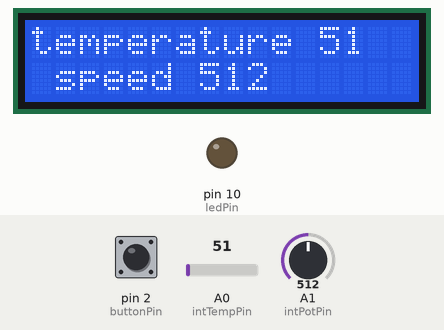
This sketch was run on a simulated Arduino Uno, built with avr-gcc and run on an emulated ATmega328P. Shown: 16×2 character LCD, output pins drawn as LEDs (lit = HIGH). The inputs (shaded band) are chosen by the test bench; at power-on: pin 2 (buttonPin) LOW, A0 (intTempPin) = 51, A1 (intPotPin) = 512. Storage starts empty.

Above: at 1.3 s.
1.4 s: pin 2 (buttonPin) pulled HIGH for 1.25 s
At 2.41 s:
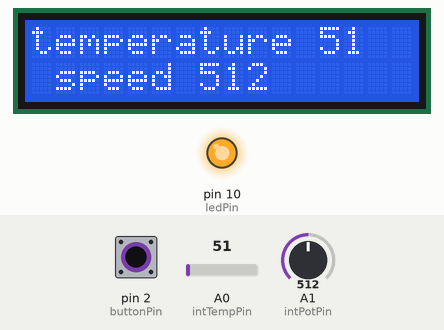
4.1 s: A0 (intTempPin) set to 61
At 5.9 s:
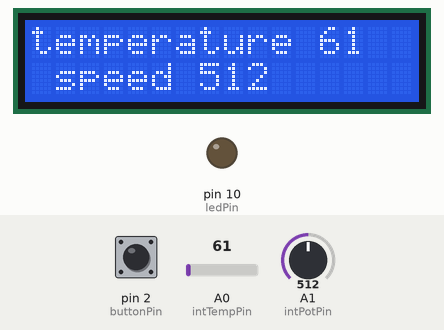
6.2 s: A1 (intPotPin) set to 716
At 7.6 s:
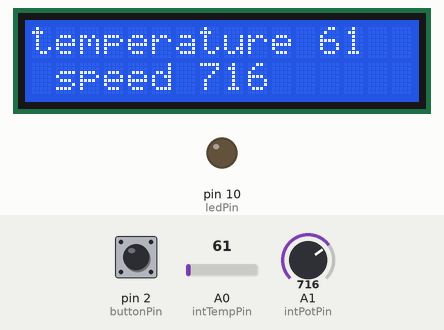
8.2 s: A0 (intTempPin) set to 71
At 9.2 s:
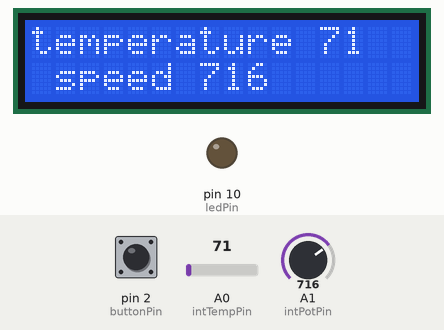
10.3 s: A1 (intPotPin) set to 900
At 12.1 s:
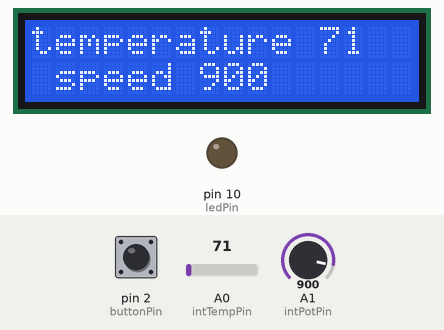
12.4 s: A0 (intTempPin) set to 86
At 13.7 s:
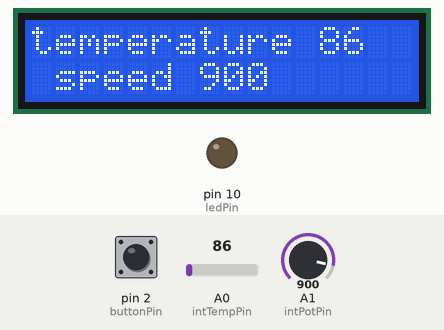
Timing chart, 0 to 15.4 s (numbered marks = the images above; inputs shaded):
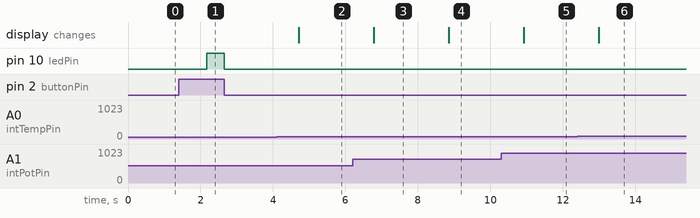

The sketch:

DataLogger5.ino
```cpp
#include <Wire.h>
#include <SPI.h>
#include <SD.h>
#include <LiquidCrystal_I2C.h> // Using version 1.2.1

//LCD
//connect SDA = A4 (transmits data)
//connect SCL = A5 (receives data)
// The LCD constructor - address shown is 0x27 - may or may not be correct for yours - use scanner
LiquidCrystal_I2C lcd(0x3F, 2, 1, 0, 4, 5, 6, 7, 3, POSITIVE);  //magic

File myFile;
String strFileName = "Test.txt";
int intTemp = 0;
int intSpeed = 0;
int intPotPin = 15;//for Potentiometer
int intTempPin = 14;//for Temperature
const int buttonPin = 2;     // the number of the pushbutton pin
const int ledPin =  10;      // the number of the LED pin
int buttonState = 0;         // variable for reading the pushbutton status

void setup(){
    //Serial.begin(9600);
    // initialize the LED pin as an output:
    pinMode(ledPin, OUTPUT);
    // initialize the pushbutton pin as an input:
    pinMode(buttonPin, INPUT);

    while (!Serial) {
        ; // wait for serial port to connect. Needed for native USB port only
    }

      if (!SD.begin(4)) {
        //Serial.println("initialization failed!");
      return;
      }

    //LCD on
    lcd.begin(16,2); // sixteen characters across - 2 lines
    lcd.backlight();
    lcd.setCursor(0,0); //(top left row 1)
    //lcd.print(intSpeed);
    //lcd.setCursor(1,1); //(line 2, position 1)
    getState();
}


void getState(){
    intTemp = analogRead(intTempPin);//read temp value
    intSpeed = analogRead(intPotPin);//read potentiometer value
    lcd.setCursor(0,0);
    lcd.print("temperature ");
    lcd.print(intTemp);
    lcd.setCursor(1,1);
    lcd.print("speed ");
    lcd.print(intSpeed);
    }


void wait(){
    delay(1000);
}


void printToFile(){
    String strTemp = ("Temp: ");
    String strSpeed = ("Speed: ");
    myFile.println(strTemp + intTemp);
    myFile.println(strSpeed + intSpeed);
    }


void loop(){
    // read the state of the pushbutton value:
    buttonState = digitalRead(buttonPin);

    // check if the pushbutton is pressed. If it is, the buttonState is HIGH:
    if (buttonState == HIGH) {
          // turn LED on:
          digitalWrite(ledPin, HIGH);
          //Serial.println("led high");
          myFile.close();
    }
    else {
          // turn LED off:
          digitalWrite(ledPin, LOW);
          //Serial.println("led low");
          wait();
          getState();
          myFile = SD.open(strFileName, FILE_WRITE);
          //if file opens ok
              if (myFile) {
                    Serial.println("file open");
                    printToFile();
                    myFile.close();
                    }
              else {
                    // if the file didn't open, print an error:
                    //Serial.println("error opening test.txt");
                    }
          }
 }


  // re-open the file for reading:
  //myFile = SD.open("test.txt");
  //if (myFile) {
  //  Serial.println("test.txt:");
    // read from the file until there's nothing else in it:
   // while (myFile.available()) {
   //   Serial.write(myFile.read());
    //}
    // close the file:
    //myFile.close();
  //} else {
    // if the file didn't open, print an error:
   // Serial.println("error opening test.txt");
  //}
```

Measured:
- after the input at 1.4 s, pin 10 (ledPin): LOW → HIGH after 0.78 s, → LOW 0.47 s later
- after the input at 4.1 s, the display: changes after 0.62 s (image 2)
- after the input at 6.2 s, the display: changes after 0.59 s (image 3)
- after the input at 8.2 s, the display: changes after 0.66 s (image 4)
- after the input at 10.3 s, the display: changes after 0.63 s (image 5)
- after the input at 12.4 s, the display: changes after 0.60 s (image 6)
